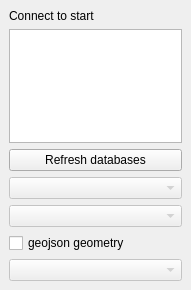
<?xml version="1.0" encoding="UTF-8"?>
<ui version="4.0">
 <class>DockWidget</class>
 <widget class="QDockWidget" name="DockWidget">
  <property name="windowModality">
   <enum>Qt::ApplicationModal</enum>
  </property>
  <property name="geometry">
   <rect>
    <x>0</x>
    <y>0</y>
    <width>191</width>
    <height>290</height>
   </rect>
  </property>
  <property name="minimumSize">
   <size>
    <width>191</width>
    <height>283</height>
   </size>
  </property>
  <property name="windowTitle">
   <string>Add mongodb layer</string>
  </property>
  <widget class="QWidget" name="dockWidgetContents">
   <layout class="QVBoxLayout" name="verticalLayout_2" stretch="0,0,1,0,1,0,1">
    <item>
     <widget class="QLabel" name="connectionStatus">
      <property name="sizePolicy">
       <sizepolicy hsizetype="Preferred" vsizetype="Fixed">
        <horstretch>0</horstretch>
        <verstretch>0</verstretch>
       </sizepolicy>
      </property>
      <property name="locale">
       <locale language="C" country="AnyCountry"/>
      </property>
      <property name="text">
       <string>Connect to start</string>
      </property>
     </widget>
    </item>
    <item>
     <widget class="QPlainTextEdit" name="connStringEdit"/>
    </item>
    <item>
     <widget class="QPushButton" name="connectButton">
      <property name="sizePolicy">
       <sizepolicy hsizetype="Preferred" vsizetype="Fixed">
        <horstretch>0</horstretch>
        <verstretch>0</verstretch>
       </sizepolicy>
      </property>
      <property name="locale">
       <locale language="C" country="AnyCountry"/>
      </property>
      <property name="text">
       <string>Refresh databases</string>
      </property>
     </widget>
    </item>
    <item>
     <widget class="QComboBox" name="databaseBox">
      <property name="enabled">
       <bool>false</bool>
      </property>
      <property name="sizePolicy">
       <sizepolicy hsizetype="Preferred" vsizetype="Fixed">
        <horstretch>0</horstretch>
        <verstretch>0</verstretch>
       </sizepolicy>
      </property>
      <property name="toolTip">
       <string>&lt;html&gt;&lt;head/&gt;&lt;body&gt;&lt;p&gt;Choose database&lt;/p&gt;&lt;p&gt;please select one&lt;/p&gt;&lt;/body&gt;&lt;/html&gt;</string>
      </property>
      <property name="locale">
       <locale language="C" country="AnyCountry"/>
      </property>
     </widget>
    </item>
    <item>
     <widget class="QComboBox" name="collectionBox">
      <property name="enabled">
       <bool>false</bool>
      </property>
      <property name="toolTip">
       <string>&lt;html&gt;&lt;head/&gt;&lt;body&gt;&lt;p&gt;Choose collection&lt;/p&gt;&lt;p&gt;please select one&lt;/p&gt;&lt;/body&gt;&lt;/html&gt;</string>
      </property>
      <property name="locale">
       <locale language="C" country="AnyCountry"/>
      </property>
     </widget>
    </item>
    <item>
     <widget class="QCheckBox" name="geojsonCheckBox">
      <property name="enabled">
       <bool>true</bool>
      </property>
      <property name="sizePolicy">
       <sizepolicy hsizetype="Preferred" vsizetype="Fixed">
        <horstretch>0</horstretch>
        <verstretch>0</verstretch>
       </sizepolicy>
      </property>
      <property name="text">
       <string>geojson geometry</string>
      </property>
      <property name="checked">
       <bool>false</bool>
      </property>
     </widget>
    </item>
    <item>
     <widget class="QComboBox" name="geometryFieldBox">
      <property name="enabled">
       <bool>false</bool>
      </property>
      <property name="toolTip">
       <string>&lt;html&gt;&lt;head/&gt;&lt;body&gt;&lt;p&gt;Select geometry field&lt;/p&gt;&lt;p&gt;please select one&lt;/p&gt;&lt;/body&gt;&lt;/html&gt;</string>
      </property>
      <property name="locale">
       <locale language="C" country="AnyCountry"/>
      </property>
     </widget>
    </item>
   </layout>
   <zorder>collectionBox</zorder>
   <zorder>geometryFieldBox</zorder>
   <zorder>connectButton</zorder>
   <zorder>geojsonCheckBox</zorder>
   <zorder>connectionStatus</zorder>
   <zorder>databaseBox</zorder>
   <zorder>connStringEdit</zorder>
  </widget>
 </widget>
 <tabstops>
  <tabstop>connectButton</tabstop>
  <tabstop>collectionBox</tabstop>
  <tabstop>geometryFieldBox</tabstop>
 </tabstops>
 <resources/>
 <connections/>
</ui>
